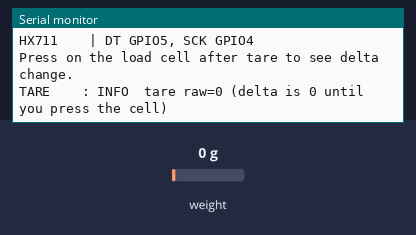
Bench run of a sketch on a simulated ESP32-S3. On the bench: the last lines printed to the serial monitor. Inputs (shaded band) come from the test bench; at power-on: weight on the scale 0 g.

Above: at 2.4 s.
2.5 s: weight on the scale set to 100 g
At 4.1 s:
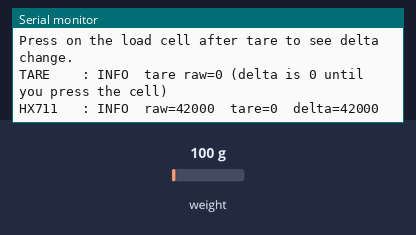
6.6 s: weight on the scale set to 1250 g
At 8.3 s:
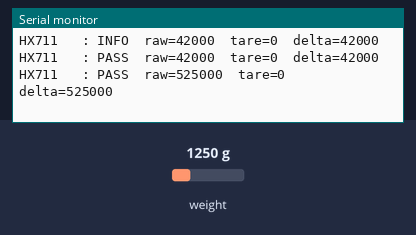

The sketch:

loadcell_test.ino
```cpp
/*
 * Kaew gateway load-cell wiring test (standalone Arduino sketch)
 *
 * Requires Arduino-ESP32 core 3.x (ESP32S3 Dev Module).
 *
 * Arduino IDE board settings:
 *   Tools > Board:            "ESP32S3 Dev Module"
 *   Tools > USB CDC On Boot:  "Enabled"
 *   Tools > Flash Size:       "16MB (128Mb)"
 *   Tools > PSRAM:            "OPI PSRAM"
 *   Tools > Partition Scheme: "16M Flash (3MB APP/9.9MB FATFS)"
 *   Tools > Port:             "COM15"   (Windows; Kaew gateway is usually COM15)
 *   Serial Monitor:           115200 baud
 *
 * Libraries (Sketch > Include Library > Manage Libraries):
 *   - HX711 by Bogdan Necula
 *
 * Wiring (gateway, power off while connecting):
 *   HX711 SCK -> GPIO4
 *   HX711 DT  -> GPIO5
 *   HX711 VCC -> 3.3V or 5V as marked on the module
 *   HX711 GND -> GND
 *
 * Hard rules: do not wire or configure GPIO13 (reserved pump relay).
 * Do not actuate the pump. Do not use GPIO21/47 (node UART).
 *
 * On boot the sketch tares the scale, then every ~2.5 s prints PASS/WARN/FAIL,
 * the raw reading, the tare, and delta from tare. Press on the load cell to
 * see delta change.
 */

#include <HX711.h>

constexpr int HX_DT = 5;
constexpr int HX_SCK = 4;
constexpr uint32_t REPORT_MS = 2500;

HX711 scale;
long tareRaw = 0;
bool tared = false;
long previousRaw = 0;
unsigned identical = 0;

bool tryTare(uint32_t timeoutMs) {
  const uint32_t start = millis();
  while (millis() - start < timeoutMs) {
    if (scale.is_ready()) {
      tareRaw = scale.read_average(8);
      scale.set_offset(tareRaw);
      tared = true;
      Serial.printf("TARE    : INFO  tare raw=%ld (delta is 0 until you press the cell)\n", tareRaw);
      return true;
    }
    delay(10);
  }
  return false;
}

void setup() {
  Serial.begin(115200);
  delay(400);
  scale.begin(HX_DT, HX_SCK);

  Serial.println();
  Serial.println("Kaew GATEWAY load-cell test | Arduino-ESP32 3.x | Serial 115200");
  Serial.println("HX711    | DT GPIO5, SCK GPIO4");
  Serial.println("Press on the load cell after tare to see delta change.");

  if (!tryTare(2000)) {
    Serial.println("HX711   : FAIL  not ready at boot — will keep trying");
    Serial.println("          Hint: check DT/SCK swapped, VCC, GND, and the load-cell wires to the HX711.");
  }
}

void loop() {
  static uint32_t lastReport = 0;
  if (millis() - lastReport < REPORT_MS) {
    delay(10);
    return;
  }
  lastReport = millis();

  if (!scale.is_ready()) {
    identical = 0;
    Serial.println("HX711   : FAIL  HX711 not ready (check DT/SCK swapped, VCC, or GND)");
    return;
  }

  const long raw = scale.read();
  if (!tared) {
    tareRaw = raw;
    scale.set_offset(tareRaw);
    tared = true;
    Serial.printf("TARE    : INFO  tare raw=%ld (first ready sample)\n", tareRaw);
  }

  const long delta = raw - tareRaw;
  const bool hadBaseline = identical != 0;
  identical = hadBaseline && raw == previousRaw ? min(identical + 1u, 3u) : 1u;
  previousRaw = raw;

  if (identical >= 3) {
    Serial.printf(
        "HX711   : WARN  raw=%ld  tare=%ld  delta=%ld  (stuck constant — press on it; "
        "if this never changes, check DT/SCK or load-cell wiring)\n",
        raw, tareRaw, delta);
  } else if (!hadBaseline) {
    Serial.printf("HX711   : INFO  raw=%ld  tare=%ld  delta=%ld\n", raw, tareRaw, delta);
  } else {
    Serial.printf("HX711   : PASS  raw=%ld  tare=%ld  delta=%ld\n", raw, tareRaw, delta);
  }
}
```

Measured:
- after the input at 2.5 s, the serial monitor: prints a new line after 0.11 s (image 1)
- after the input at 6.6 s, the serial monitor: prints a new line after 1.0 s (image 2)
